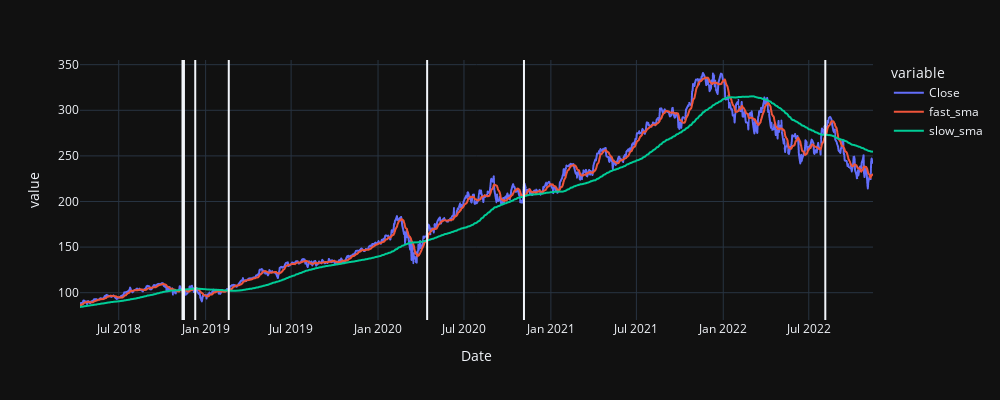

The notebook cell saved with this chart:
### Code cell
# visualize close price
fig = px.line(df, x=df.index, y=['Close', 'fast_sma', 'slow_sma'],  width=1000, height=400)

for i, row in signal.iterrows():

    fig.add_vline(x=row.time)
    
fig.show()

### Figure 1 — Plotly figure (JSON) as saved in the notebook; plotly's stock layout.template omitted (floating-point values rounded to 4 significant figures; data arrays with more than 128 entries replaced by an {"elided": "..."} marker saying what was removed)
{"data": [{"hovertemplate": "variable=Close<br>Date=%{x}<br>value=%{y}<extra></extra>", "legendgroup": "Close", "line": {"color": "#636efa", "dash": "solid"}, "marker": {"symbol": "circle"}, "mode": "lines", "name": "Close", "showlegend": true, "x": {"elided": "1160 str values"}, "xaxis": "x", "y": {"elided": "1160 float values"}, "yaxis": "y", "type": "scattergl"}, {"hovertemplate": "variable=fast_sma<br>Date=%{x}<br>value=%{y}<extra></extra>", "legendgroup": "fast_sma", "line": {"color": "#EF553B", "dash": "solid"}, "marker": {"symbol": "circle"}, "mode": "lines", "name": "fast_sma", "showlegend": true, "x": {"elided": "1160 str values"}, "xaxis": "x", "y": {"elided": "1160 float values"}, "yaxis": "y", "type": "scattergl"}, {"hovertemplate": "variable=slow_sma<br>Date=%{x}<br>value=%{y}<extra></extra>", "legendgroup": "slow_sma", "line": {"color": "#00cc96", "dash": "solid"}, "marker": {"symbol": "circle"}, "mode": "lines", "name": "slow_sma", "showlegend": true, "x": {"elided": "1160 str values"}, "xaxis": "x", "y": {"elided": "1160 float values"}, "yaxis": "y", "type": "scattergl"}], "layout": {"xaxis": {"anchor": "y", "domain": [0.0, 1.0], "title": {"text": "Date"}}, "yaxis": {"anchor": "x", "domain": [0.0, 1.0], "title": {"text": "value"}}, "legend": {"title": {"text": "variable"}, "tracegroupgap": 0}, "margin": {"t": 60}, "height": 400, "width": 1000, "shapes": [{"type": "line", "x0": "2018-11-13T00:00:00-05:00", "x1": "2018-11-13T00:00:00-05:00", "xref": "x", "y0": 0, "y1": 1, "yref": "y domain"}, {"type": "line", "x0": "2018-11-15T00:00:00-05:00", "x1": "2018-11-15T00:00:00-05:00", "xref": "x", "y0": 0, "y1": 1, "yref": "y domain"}, {"type": "line", "x0": "2018-11-16T00:00:00-05:00", "x1": "2018-11-16T00:00:00-05:00", "xref": "x", "y0": 0, "y1": 1, "yref": "y domain"}, {"type": "line", "x0": "2018-12-10T00:00:00-05:00", "x1": "2018-12-10T00:00:00-05:00", "xref": "x", "y0": 0, "y1": 1, "yref": "y domain"}, {"type": "line", "x0": "2019-02-19T00:00:00-05:00", "x1": "2019-02-19T00:00:00-05:00", "xref": "x", "y0": 0, "y1": 1, "yref": "y domain"}, {"type": "line", "x0": "2020-04-14T00:00:00-04:00", "x1": "2020-04-14T00:00:00-04:00", "xref": "x", "y0": 0, "y1": 1, "yref": "y domain"}, {"type": "line", "x0": "2020-11-05T00:00:00-05:00", "x1": "2020-11-05T00:00:00-05:00", "xref": "x", "y0": 0, "y1": 1, "yref": "y domain"}, {"type": "line", "x0": "2022-08-05T00:00:00-04:00", "x1": "2022-08-05T00:00:00-04:00", "xref": "x", "y0": 0, "y1": 1, "yref": "y domain"}]}}
